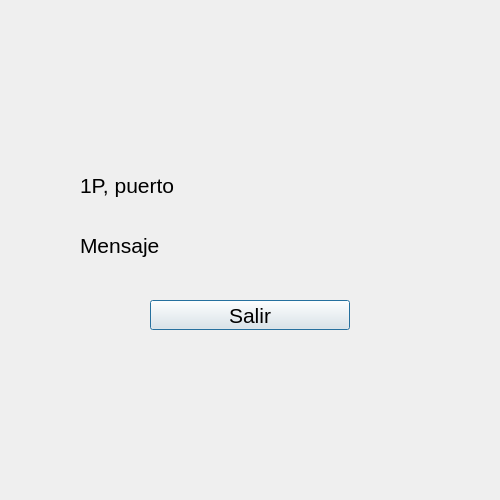
<?xml version="1.0" encoding="UTF-8"?>
<ui version="4.0">
 <class>TcpServer</class>
 <widget class="QDialog" name="TcpServer">
  <property name="geometry">
   <rect>
    <x>0</x>
    <y>0</y>
    <width>500</width>
    <height>500</height>
   </rect>
  </property>
  <property name="windowTitle">
   <string>TcpServer</string>
  </property>
  <widget class="QLabel" name="lbl_info">
   <property name="geometry">
    <rect>
     <x>80</x>
     <y>170</y>
     <width>351</width>
     <height>30</height>
    </rect>
   </property>
   <property name="font">
    <font>
     <pointsize>16</pointsize>
    </font>
   </property>
   <property name="text">
    <string>1P, puerto</string>
   </property>
  </widget>
  <widget class="QLabel" name="lbl_message">
   <property name="geometry">
    <rect>
     <x>80</x>
     <y>230</y>
     <width>200</width>
     <height>30</height>
    </rect>
   </property>
   <property name="font">
    <font>
     <pointsize>16</pointsize>
    </font>
   </property>
   <property name="text">
    <string>Mensaje</string>
   </property>
  </widget>
  <widget class="QPushButton" name="btn_close">
   <property name="geometry">
    <rect>
     <x>150</x>
     <y>300</y>
     <width>200</width>
     <height>30</height>
    </rect>
   </property>
   <property name="font">
    <font>
     <pointsize>16</pointsize>
    </font>
   </property>
   <property name="text">
    <string>Salir</string>
   </property>
  </widget>
 </widget>
 <resources/>
 <connections/>
</ui>
